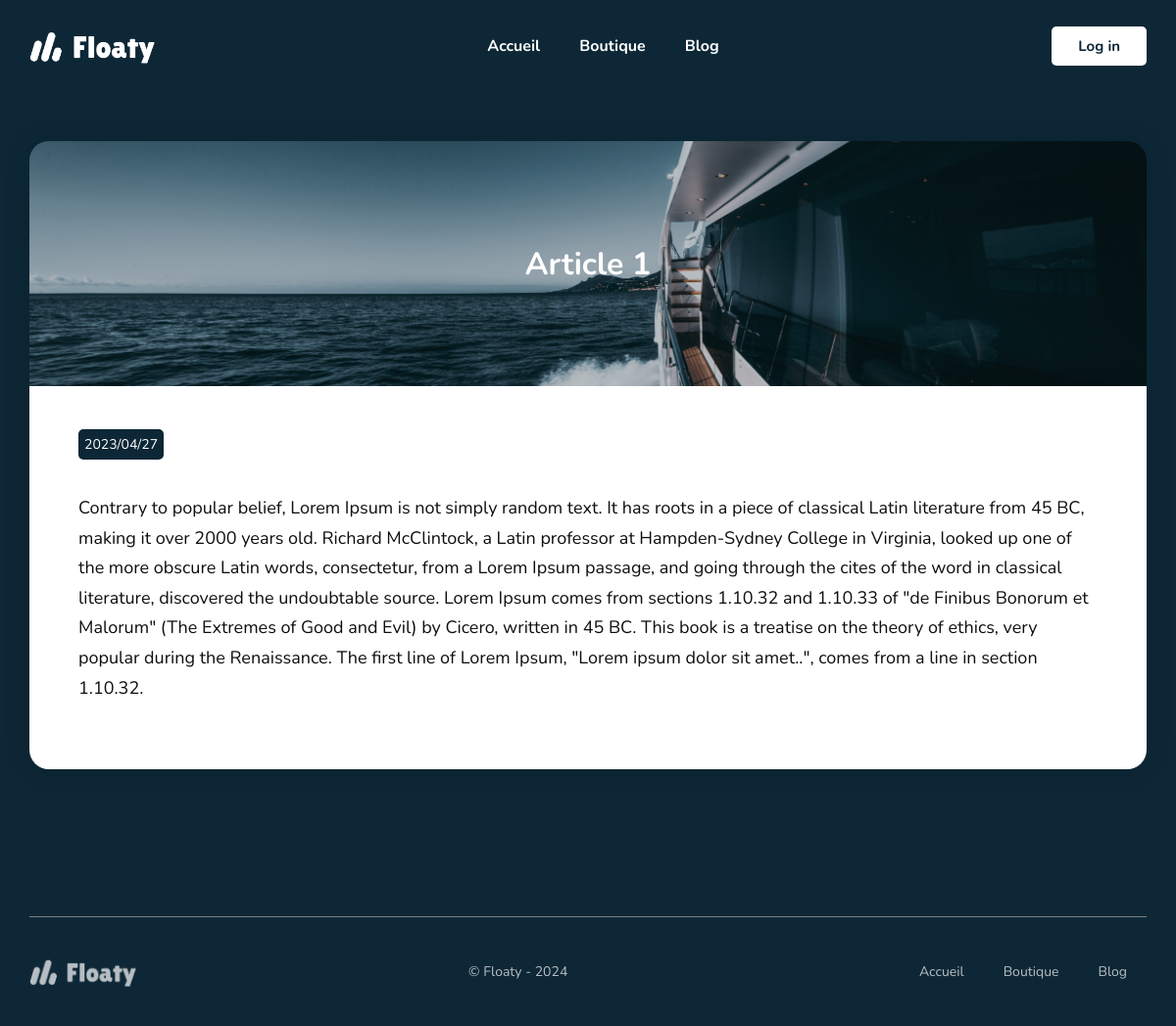
The page /blog/article-1 on the database its author committed.
### tables this page shows
CREATE TABLE `posts` (
  `id` int(11) NOT NULL,
  `title` varchar(255) NOT NULL,
  `content` longtext NOT NULL,
  `slug` varchar(255) NOT NULL,
  `image` varchar(255) NOT NULL,
  `date` datetime NOT NULL
);

### Controllers/BlogController.class.php (called while the page is built, shortened)
<?php
class BlogController extends MainController {
    private $blogModel;
    public function __construct() {
        $this->blogModel = new BlogModel();
    }
    public function getPost($slug) {
        $datas = $this->blogModel->getPostDatas($slug);
        require_once('Views/base.html.php');
    }
}

### index.php (called while the page is built, shortened)
<?php
require_once('Autoloader.class.php');
require_once('router.php');

### Autoloader.class.php (called while the page is built, shortened)
<?php
class Autoloader {
  static function autoload( $class_name ) {
    $class_name = str_replace('\\', '/', $class_name);
  }
}
?>

### Models/DatabaseModel.class.php (called while the page is built, shortened)
<?php
class DatabaseModel extends ConfigDatabase {
    private $db_name;
    private $db_user;
    private $db_pass;
    private $db_host;
    private $pdo;
    public function __construct() {
        $ConfigDB = new ConfigDatabase();
        $this->db_name = $ConfigDB->db_name_conf;
        $this->db_user = $ConfigDB->db_user_conf;
        $this->db_pass = $ConfigDB->db_pass_conf;
        $this->db_host = $ConfigDB->db_host_conf;
    }
    public function getPDO() {
        if ( $this->pdo === null ) {
            $dsn = "mysql:host=$this->db_host;dbname=$this->db_name;charset=UTF8";
            $pdo = new \PDO($dsn, $this->db_user, $this->db_pass);
            $pdo->setAttribute(\PDO::ATTR_ERRMODE, \PDO::ERRMODE_EXCEPTION);
            $this->pdo = $pdo;
        }
        return $this->pdo;
    }
}

### config/ConfigDatabase.class.php (called while the page is built, shortened)
<?php
class ConfigDatabase {
    public function __construct() {
        if ( $_SERVER['SERVER_NAME'] === 'floaty.local' ) {
            $this->db_name_conf = 'floaty';
            $this->db_user_conf = 'root';
            $this->db_pass_conf = 'root';
            $this->db_host_conf = 'localhost';
        } else {
            $this->db_name_conf = 'serv_name';
            $this->db_user_conf = 'serv_user';
            $this->db_pass_conf = 'serv_pass';
            $this->db_host_conf = 'serv_host';
        }
    }
}

### Models/BlogModel.class.php (called while the page is built, shortened)
<?php
class BlogModel extends DatabaseModel {
    public function getPostDatas($slug) {
        $stmt = $this->getPDO()->prepare("SELECT * FROM posts WHERE slug=?");
        $stmt->execute([$slug]);
        $post = $stmt->fetch();
        $datas = [
            "view"     => "Views/post.php",
            "post"    => $post,
        ];
        return $datas;
    }
}

### Utils/Front.class.php (called while the page is built, shortened)
<?php
class Front {
    public static function getDate( $date ) {
        $date = explode(' ', $date);
        $date = $date[0];
        $date = str_replace( '-', '/', $date );
        return $date;
    }
}

### Views/post.php (the view, shortened to what this page needs)
<?php if ( $datas['post']["image"] ) {
   $image = SITE_URL . '/uploads/' . $datas['post']["image"];
} else {
   $image = SITE_URL . '/public/assets/img/placeholder.jpg';
}; ?>
<div id="post" class="wrapper">
   <section class="header-post" style="background-image: url('<?= $image ?>');">
      <div class="header-post__content">
         <h1 class="header-post__content__title"><?= $datas['post']["title"] ?></h1>
      </div>
   </section>
   <section class="content-post">
      <span class="content-post__date"><?= Front::getDate( $datas['post']["date"] ); ?></span>
      <p class="content-post__content"><?= $datas['post']["content"] ?></p>
   </section>
</div>

### router.php (shortened to what this page needs)
<?php
$MainController = new MainController();
$BlogController = new BlogController();
if ( empty( $_GET ) ) {
    $MainController->getHomepage();
} else {
    if ( isset( $_GET["url"] ) ) {
        $page_required = $_GET["url"];
        $url = explode('/', $page_required);
    }
    switch ( $url[0] ) {
        case "blog":
            if ( isset($url[1]) ) {
                $BlogController->getPost($url[1]);
            } else {
                $BlogController->getBlog();
            }
            break;
    }
}
?>

### Views/base.html.php (shortened to what this page needs)
<html lang="en">
<head>
    <link href="<?= SITE_URL ?>/public/styles/style.css" rel="stylesheet">
</head>
<body>
    <header>
        <div class="site-header wrapper row">
            <a class="site-header__logo" href="<?= SITE_URL ?>">
                <img src="<?= SITE_URL ?>/public/assets/img/logo-white.png">
            </a>
            <nav>
                <ul class="row">
                    <li><a href="<?= SITE_URL ?>/">Accueil</a></li>
                    <li><a href="<?= SITE_URL ?>/shop">Boutique</a></li>
                    <li><a href="<?= SITE_URL ?>/blog">Blog</a></li>
                </ul>
            </nav>
            <div class="site-header__account">
                <?php if ( !isset($_SESSION['user']) ) : ?>
                    <a class="btn btn_primary" href="<?= SITE_URL ?>/admin">Log in</a>
                <?php else : ?>
                    <a class="profil" href="<?= SITE_URL ?>/admin/dashboard"><?= $_SESSION['user']['login'][0]; ?></a>
                <?php endif; ?>
            </div>
        </div>
    </header>
    <main id="main">
        <?php require_once($datas['view']); ?>
    </main>
    <footer>
        <div class="site-footer wrapper">
            <a class="site-footer__logo" href="<?= SITE_URL ?>">
                <img src="<?= SITE_URL ?>/public/assets/img/logo-white.png">
            </a>
            <p>© Floaty - <?= date('Y') ?></p>
            <nav class="">
                <ul class="row">
                    <li><a href="<?= SITE_URL ?>/">Accueil</a></li>
                    <li><a href="<?= SITE_URL ?>/shop">Boutique</a></li>
                    <li><a href="<?= SITE_URL ?>/blog">Blog</a></li>
                </ul>
            </nav>
        </div>
    </footer>
</body>
</html>

### public/styles/style.css (style rules this page uses)
*, *::before, *::after { box-sizing: border-box; }
html { font-family: sans-serif; -webkit-text-size-adjust: 100%; -ms-text-size-adjust: 100%; }
body { margin: 0; }
article, aside, details, figcaption, figure, footer, header, main, menu, nav, section, summary { display: block; }
a { background-color: transparent; }
h1 { font-size: 2em; margin: 0.67em 0; }
img { border: 0; }
html { --black: #0F0F0F; --white: #FFFFFF; --global-color: #0d2736; --light-grey: #dddddd; --light-grey-blue: #eef4fd; --font: "Nunito", sans-serif; --regular: 400; --semi-bold: 600; --bold: 700; --shadow: 0px 0px 30px 0px rgb(0 0 0 / 20%); --shadow-light: 0px 0px 30px 0px rgb(0 0 0 / 10%); --mask: linear-gradient(to top, var(--global-color),rgba(0,0,0,0.1)); --mask-cover: #0d27364e; --radius_big: 20px; --radius: 10px; --radius_small: 5px; --header-height: 94px; --nav-width: 250px; }
html { font-family: var(--font); background-color: var(--white); color: var(--black); scroll-behavior: smooth; box-sizing: border-box; color-scheme: dark; }
body { display: flex; flex-flow: column; min-height: 100vh; background-color: var(--global-color); }
main { flex-grow: 1; display: flex; flex-flow: column; }
a { color: var(--black); text-decoration: none; }
img { max-width: 100%; height: auto; }
ul { list-style: none; padding-left: 0; }
.wrapper { max-width: 1375px; margin-left: auto; margin-right: auto; width: 95%; }
.row { display: flex; justify-content: space-between; align-items: center; }
.btn { text-decoration: none; border-radius: var(--radius_small); font-weight: var(--bold); padding: 10px 27px; font-size: 15px; transition: 0.2s; cursor: pointer; display: inline-block; }
.btn_primary { background-color: var(--white); color: var(--global-color); }
header { position: fixed; top: 0; left: 0; right: 0; z-index: 50; transition: 0.3s; }
header .site-header { padding: 20px 0; transition: 0.2s; }
header .site-header__logo img { height: 35px; }
header .site-header nav ul { margin: 0; }
header .site-header nav ul li { display: flex; }
header .site-header nav ul li a { padding: 16px 20px; color: var(--white); font-weight: var(--bold); transition: 0.3s; }
#post { border-radius: var(--radius_big); box-shadow: var(--shadow-light); margin-top: calc(var(--header-height) + 50px); margin-bottom: 100px; overflow: hidden; display: flex; flex-flow: column; min-height: calc(100vh - (var(--header-height) + 100px)); }
#post .header-post { width: 100%; height: 250px; position: relative; background-repeat: no-repeat; background-position: center; background-size: cover; }
#post .header-post__content { display: flex; justify-content: center; align-items: center; position: absolute; background-color: var(--mask-cover); color: var(--white); padding: 50px; inset: 0; }
#post .header-post__content__title { text-align: center; }
#post .content-post { background-color: var(--white); padding: 50px; flex-grow: 1; }
#post .content-post__date { background-color: var(--global-color); border-radius: var(--radius_small); color: var(--white); font-size: 14px; padding: 6px; }
#post .content-post__content { font-size: 18px; line-height: 1.7; margin-top: 40px; }
footer { background-color: var(--global-color); margin-top: 50px; }
footer .site-footer { padding: 30px 0; display: flex; justify-content: space-between; align-items: center; border-top: 1px solid gray; }
footer .site-footer__logo img { height: 30px; opacity: 0.7; }
footer .site-footer p { text-align: center; color: var(--white); opacity: 0.7; font-size: 14px; }
footer .site-footer nav ul { margin: 0; }
footer .site-footer nav ul li { display: flex; }
footer .site-footer nav ul li a { padding: 16px 20px; color: var(--white); transition: 0.3s; font-size: 14px; opacity: 0.7; }

### rows shown on the page
posts: image (picture), title "Article 1", date "2023/04/27", content "Contrary to popular belief, Lorem Ipsum is not simply random text. It has roots in a piece of classical Latin literature from 45 BC, making it over 2000 years old. Richard McClintock, a Latin professor at Hampden-Sydney College in Virginia, looked up one of the more obscure Latin words, consectetur, from a Lorem Ipsum passage, and going through the cites of the word in classical literature, discovered the undoubtable source. Lorem Ipsum comes from sections 1.10.32 and 1.10.33 of \"de Finibus Bonorum et Malorum\" (The Extremes of Good and Evil) by Cicero, written in 45 BC. This book is a treatise on the theory of ethics, very popular during the Renaissance. The first line of Lorem Ipsum,…"
